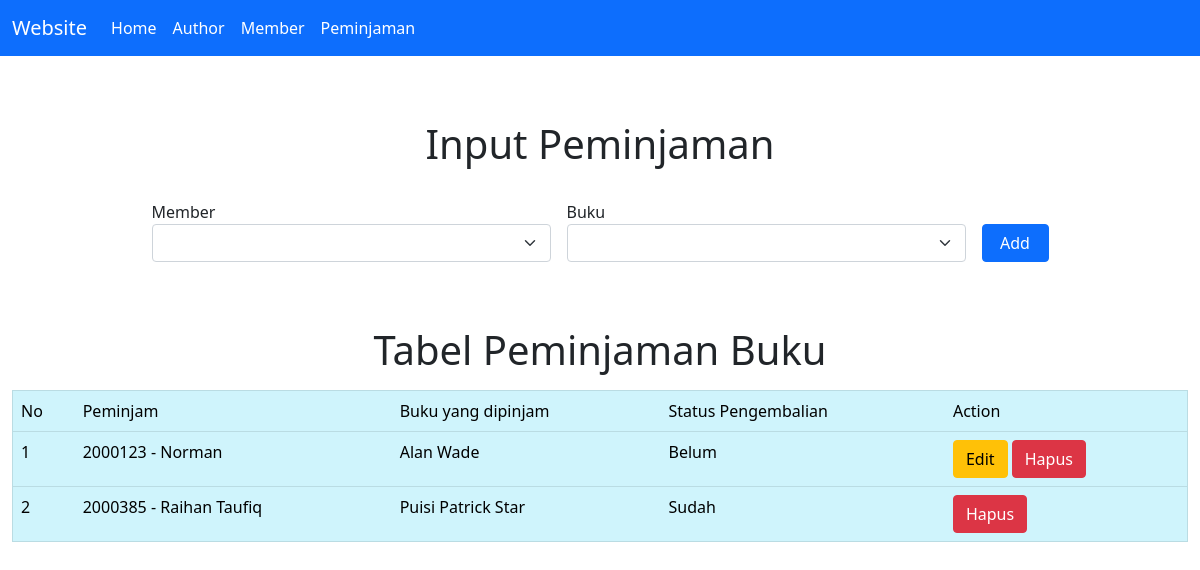
Screenshot of /peminjaman.php with the database file from the repository.
### tables this page shows
CREATE TABLE `peminjaman` (
  `id_peminjaman` int(10) NOT NULL,
  `member` varchar(50) NOT NULL,
  `buku` int(11) NOT NULL,
  `status` varchar(255) NOT NULL
);

CREATE TABLE `member` (
  `nim` varchar(50) NOT NULL,
  `nama` varchar(100) NOT NULL,
  `jurusan` varchar(100) NOT NULL
);

CREATE TABLE `buku` (
  `id_buku` int(11) NOT NULL,
  `judul_buku` varchar(100) NOT NULL,
  `penerbit` varchar(100) NOT NULL,
  `deskripsi` text NOT NULL,
  `status` varchar(50) NOT NULL,
  `id_author` int(11) NOT NULL
);

### conf.php (called while the page is built)
<?php
$db_host = "localhost";
$db_user = "root";
$db_pass = "";
$db_name = "db_perpustakaan";
?>

### includes/DB.class.php (called while the page is built, shortened)
<?php
class DB
{
    var $db_host = "";
    var $db_user = "";
    var $db_pass = "";
    var $db_name = "";
    var $db_link = "";
    var $result = 0;
    function DB($db_host = '', $db_user = '', $db_pass = '', $db_name = '')
    {
        $this->db_host = $db_host;
        $this->db_user = $db_user;
        $this->db_pass = $db_pass;
        $this->db_name = $db_name;
    }
    function open()
    {
        $this->db_link = mysqli_connect($this->db_host, $this->db_user, $this->db_pass, $this->db_name);
    }
    function execute($query = "")
    {
        $this->result = mysqli_query($this->db_link, $query);
        return $this->result;
    }
    function getResult()
    {
        return mysqli_fetch_array($this->result);
    }
}
?>

### includes/Peminjaman.class.php (called while the page is built, shortened)
<?php
class Peminjaman extends DB
{
    function getPeminjaman()
    {
        $query = "SELECT * FROM peminjaman";
        return $this->execute($query);
    }
}

### includes/Member.class.php (called while the page is built, shortened)
<?php
class Member extends DB {
    function getMember() {
        $query = "SELECT * FROM member";
        return $this->execute($query);
    }
    function getMember_byNIM($nim) {
        $query = "SELECT * FROM member WHERE nim='$nim'";
        return $this->execute($query);
    }
}

### includes/Buku.class.php (called while the page is built, shortened)
<?php
class Buku extends DB
{
    function getBuku()
    {
        $query = "SELECT * FROM buku";
        return $this->execute($query);
    }
    function getBuku_byId($id)
    {
        $query = "SELECT * FROM buku WHERE id_buku='$id'";
        return $this->execute($query);
    }
}
?>

### peminjaman.php (the view, shortened to what this page needs)
<?php
include("conf.php");
include("includes/DB.class.php");
include("includes/Peminjaman.class.php");
include("includes/Member.class.php");
include("includes/Buku.class.php");
$peminjaman = new Peminjaman($db_host, $db_user, $db_pass, $db_name);
$peminjaman->open();
$peminjaman->getPeminjaman();
$member = new Member($db_host, $db_user, $db_pass, $db_name);
$member->open();
$buku = new Buku($db_host, $db_user, $db_pass, $db_name);
$buku->open();
$data = null;
$no = 1;
while (list($id_peminjaman, $member_inpeminjaman, $buku_inpeminjaman, $status) = $peminjaman->getResult()) {
    $member->getMember_byNIM($member_inpeminjaman);
    list($nim, $nama_member, $jurusan) = $member->getResult();
    $buku->getBuku_byId($buku_inpeminjaman);
    list($id_buku, $judul, $penerbit, $deskripsi, $status_buku, $id_author) = $buku->getResult();
    if ($status == 'Sudah') {
        $data .= "<tr>
                <td>" . $no++ . "</td>
                <td>" . $nim . " - " . $nama_member . "</td>
                <td>" . $judul . "</td>
                <td>" . $status . "</td>
                <td>
                <a href='peminjaman.php?id_hapus=" . $id_peminjaman . "' class='btn btn-danger''>Hapus</a>
                </td>
                </tr>";
    } else {
        $data .= "<tr>
                <td>" . $no++ . "</td>
                <td>" . $nim . " - " . $nama_member . "</td>
                <td>" . $judul . "</td>
                <td>" . $status . "</td>
                <td>
                <a href='peminjaman.php?id_edit=" . $id_peminjaman .  "' class='btn btn-warning''>Edit</a>
                <a href='peminjaman.php?id_hapus=" . $id_peminjaman . "' class='btn btn-danger''>Hapus</a>
                </td>
                </tr>";
    }
}
$data_optionMember = null;
$data_optionBuku = null;
$member->getMember();
$buku->getBuku();
while (list($nim, $nama_member, $jurusan) = $member->getResult()) {
    $data_optionMember .= "<option value='".$nim."'>".$nim." - ".$nama_member."</option>";
}
while (list($id, $judul, $penerbit, $deskripsi, $status, $id_author) = $buku->getResult()) {
    $data_optionBuku .= "<option value='".$id."'>".$judul."</option>";
}

### rows the page displays
peminjaman: member.nim "2000123", member.nama "Norman", buku.judul_buku "Alan Wade", status "Belum"
peminjaman: member.nim "2000385", member.nama "Raihan Taufiq", buku.judul_buku "Puisi Patrick Star", status "Sudah"
